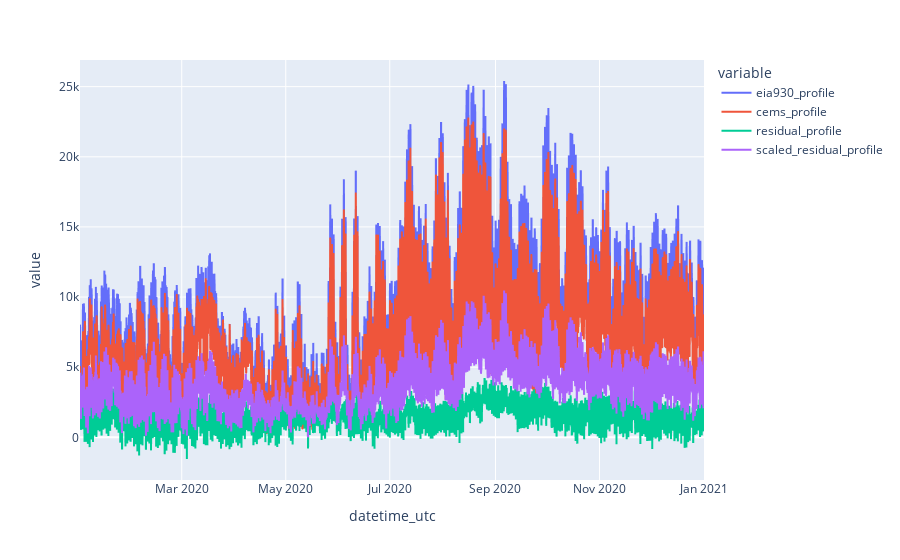

Notebook source saved alongside this figure:
### Code cell
px.line(test_data, x='datetime_utc', y=["eia930_profile","cems_profile","residual_profile","scaled_residual_profile"])

### Figure 1 — Plotly figure (JSON) as saved in the notebook; plotly's stock layout.template omitted (floating-point values rounded to 4 significant figures; data arrays with more than 128 entries replaced by an {"elided": "..."} marker saying what was removed)
{"data": [{"hovertemplate": "variable=eia930_profile<br>datetime_utc=%{x}<br>value=%{y}<extra></extra>", "legendgroup": "eia930_profile", "line": {"color": "#636efa", "dash": "solid"}, "marker": {"symbol": "circle"}, "mode": "lines", "name": "eia930_profile", "showlegend": true, "type": "scattergl", "x": {"elided": "8784 str values"}, "xaxis": "x", "y": {"elided": "8784 float values"}, "yaxis": "y"}, {"hovertemplate": "variable=cems_profile<br>datetime_utc=%{x}<br>value=%{y}<extra></extra>", "legendgroup": "cems_profile", "line": {"color": "#EF553B", "dash": "solid"}, "marker": {"symbol": "circle"}, "mode": "lines", "name": "cems_profile", "showlegend": true, "type": "scattergl", "x": {"elided": "8784 str values"}, "xaxis": "x", "y": {"elided": "8784 float values"}, "yaxis": "y"}, {"hovertemplate": "variable=residual_profile<br>datetime_utc=%{x}<br>value=%{y}<extra></extra>", "legendgroup": "residual_profile", "line": {"color": "#00cc96", "dash": "solid"}, "marker": {"symbol": "circle"}, "mode": "lines", "name": "residual_profile", "showlegend": true, "type": "scattergl", "x": {"elided": "8784 str values"}, "xaxis": "x", "y": {"elided": "8784 float values"}, "yaxis": "y"}, {"hovertemplate": "variable=scaled_residual_profile<br>datetime_utc=%{x}<br>value=%{y}<extra></extra>", "legendgroup": "scaled_residual_profile", "line": {"color": "#ab63fa", "dash": "solid"}, "marker": {"symbol": "circle"}, "mode": "lines", "name": "scaled_residual_profile", "showlegend": true, "type": "scattergl", "x": {"elided": "8784 str values"}, "xaxis": "x", "y": {"elided": "8784 float values"}, "yaxis": "y"}], "layout": {"legend": {"title": {"text": "variable"}, "tracegroupgap": 0}, "margin": {"t": 60}, "xaxis": {"anchor": "y", "domain": [0, 1], "title": {"text": "datetime_utc"}}, "yaxis": {"anchor": "x", "domain": [0, 1], "title": {"text": "value"}}}}
